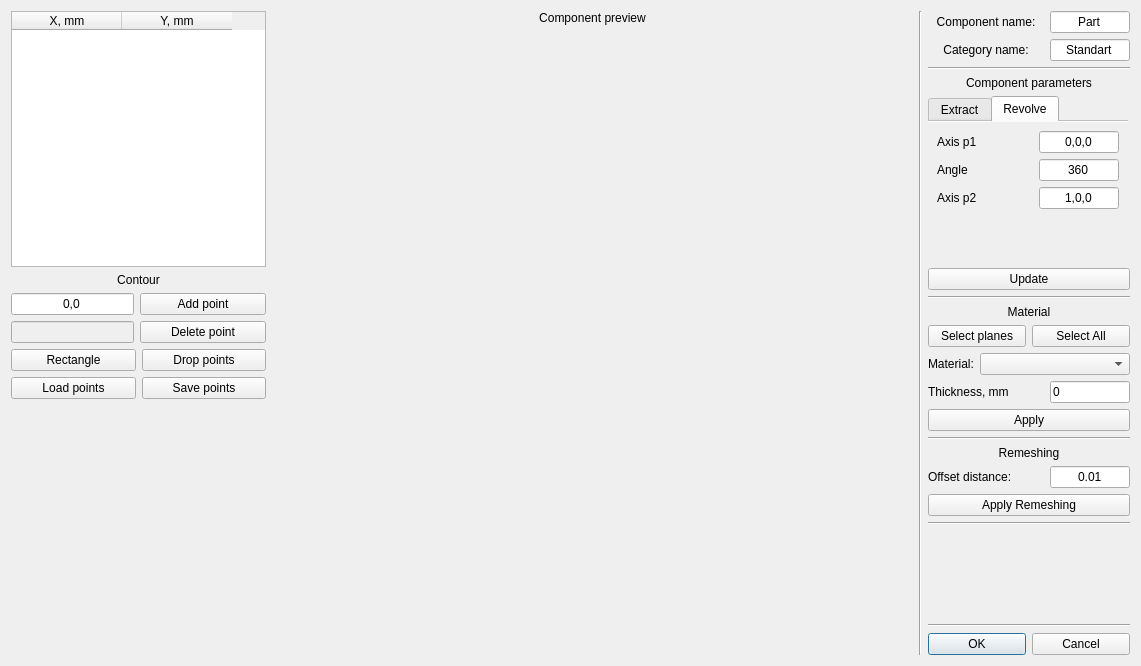
<?xml version="1.0" encoding="UTF-8"?>
<ui version="4.0">
 <class>wid_revext</class>
 <widget class="QWidget" name="wid_revext">
  <property name="geometry">
   <rect>
    <x>0</x>
    <y>0</y>
    <width>1141</width>
    <height>666</height>
   </rect>
  </property>
  <property name="minimumSize">
   <size>
    <width>950</width>
    <height>0</height>
   </size>
  </property>
  <property name="windowTitle">
   <string>Revolve / Extract</string>
  </property>
  <layout class="QHBoxLayout" name="horizontalLayout">
   <item>
    <layout class="QVBoxLayout" name="verticalLayout">
     <item>
      <widget class="QTableWidget" name="tbl_points">
       <property name="sizePolicy">
        <sizepolicy hsizetype="Minimum" vsizetype="Expanding">
         <horstretch>0</horstretch>
         <verstretch>0</verstretch>
        </sizepolicy>
       </property>
       <property name="minimumSize">
        <size>
         <width>255</width>
         <height>0</height>
        </size>
       </property>
       <property name="maximumSize">
        <size>
         <width>255</width>
         <height>16777215</height>
        </size>
       </property>
       <attribute name="horizontalHeaderDefaultSectionSize">
        <number>110</number>
       </attribute>
       <column>
        <property name="text">
         <string>X, mm</string>
        </property>
        <property name="textAlignment">
         <set>AlignHCenter|AlignVCenter|AlignCenter</set>
        </property>
       </column>
       <column>
        <property name="text">
         <string>Y, mm</string>
        </property>
        <property name="textAlignment">
         <set>AlignHCenter|AlignVCenter|AlignCenter</set>
        </property>
       </column>
      </widget>
     </item>
     <item>
      <widget class="QLabel" name="label_7">
       <property name="text">
        <string>Contour</string>
       </property>
       <property name="alignment">
        <set>Qt::AlignCenter</set>
       </property>
      </widget>
     </item>
     <item>
      <layout class="QHBoxLayout" name="horizontalLayout_5">
       <item>
        <widget class="QLineEdit" name="ln_addpoint">
         <property name="sizePolicy">
          <sizepolicy hsizetype="Minimum" vsizetype="Fixed">
           <horstretch>0</horstretch>
           <verstretch>0</verstretch>
          </sizepolicy>
         </property>
         <property name="maximumSize">
          <size>
           <width>123</width>
           <height>16777215</height>
          </size>
         </property>
         <property name="text">
          <string>0,0</string>
         </property>
         <property name="alignment">
          <set>Qt::AlignCenter</set>
         </property>
        </widget>
       </item>
       <item>
        <widget class="QPushButton" name="btn_addpoint">
         <property name="text">
          <string>Add point</string>
         </property>
        </widget>
       </item>
      </layout>
     </item>
     <item>
      <layout class="QHBoxLayout" name="horizontalLayout_7">
       <item>
        <widget class="QLineEdit" name="ln_delpoint">
         <property name="enabled">
          <bool>false</bool>
         </property>
         <property name="sizePolicy">
          <sizepolicy hsizetype="Minimum" vsizetype="Fixed">
           <horstretch>0</horstretch>
           <verstretch>0</verstretch>
          </sizepolicy>
         </property>
         <property name="maximumSize">
          <size>
           <width>123</width>
           <height>16777215</height>
          </size>
         </property>
         <property name="alignment">
          <set>Qt::AlignCenter</set>
         </property>
        </widget>
       </item>
       <item>
        <widget class="QPushButton" name="btn_delpoint">
         <property name="text">
          <string>Delete point</string>
         </property>
        </widget>
       </item>
      </layout>
     </item>
     <item>
      <layout class="QHBoxLayout" name="horizontalLayout_9">
       <item>
        <widget class="QPushButton" name="btn_rectangle">
         <property name="text">
          <string>Rectangle</string>
         </property>
        </widget>
       </item>
       <item>
        <widget class="QPushButton" name="btn_dropcont">
         <property name="text">
          <string>Drop points</string>
         </property>
        </widget>
       </item>
      </layout>
     </item>
     <item>
      <layout class="QHBoxLayout" name="horizontalLayout_4">
       <item>
        <widget class="QPushButton" name="pushButton_2">
         <property name="text">
          <string>Load points</string>
         </property>
        </widget>
       </item>
       <item>
        <widget class="QPushButton" name="pushButton">
         <property name="text">
          <string>Save points</string>
         </property>
        </widget>
       </item>
      </layout>
     </item>
     <item>
      <spacer name="verticalSpacer_2">
       <property name="orientation">
        <enum>Qt::Vertical</enum>
       </property>
       <property name="sizeHint" stdset="0">
        <size>
         <width>20</width>
         <height>40</height>
        </size>
       </property>
      </spacer>
     </item>
    </layout>
   </item>
   <item>
    <layout class="QVBoxLayout" name="lay_gl">
     <item>
      <widget class="QLabel" name="lbl_gl">
       <property name="sizePolicy">
        <sizepolicy hsizetype="Preferred" vsizetype="Minimum">
         <horstretch>0</horstretch>
         <verstretch>0</verstretch>
        </sizepolicy>
       </property>
       <property name="text">
        <string>Component preview</string>
       </property>
       <property name="alignment">
        <set>Qt::AlignCenter</set>
       </property>
      </widget>
     </item>
     <item>
      <widget class="QWidget" name="glbox" native="true">
       <property name="sizePolicy">
        <sizepolicy hsizetype="Expanding" vsizetype="Expanding">
         <horstretch>0</horstretch>
         <verstretch>0</verstretch>
        </sizepolicy>
       </property>
       <property name="minimumSize">
        <size>
         <width>300</width>
         <height>300</height>
        </size>
       </property>
      </widget>
     </item>
    </layout>
   </item>
   <item>
    <widget class="Line" name="line_4">
     <property name="orientation">
      <enum>Qt::Vertical</enum>
     </property>
    </widget>
   </item>
   <item>
    <layout class="QVBoxLayout" name="rightBox">
     <item>
      <layout class="QHBoxLayout" name="lay_name">
       <item>
        <widget class="QLabel" name="lbl_name">
         <property name="text">
          <string>Component name:</string>
         </property>
         <property name="alignment">
          <set>Qt::AlignCenter</set>
         </property>
        </widget>
       </item>
       <item>
        <widget class="QLineEdit" name="ln_name">
         <property name="sizePolicy">
          <sizepolicy hsizetype="Minimum" vsizetype="Fixed">
           <horstretch>0</horstretch>
           <verstretch>0</verstretch>
          </sizepolicy>
         </property>
         <property name="maximumSize">
          <size>
           <width>80</width>
           <height>16777215</height>
          </size>
         </property>
         <property name="text">
          <string>Part</string>
         </property>
         <property name="alignment">
          <set>Qt::AlignCenter</set>
         </property>
        </widget>
       </item>
      </layout>
     </item>
     <item>
      <layout class="QHBoxLayout" name="horizontalLayout_6">
       <item>
        <widget class="QLabel" name="label_9">
         <property name="text">
          <string>Category name:</string>
         </property>
         <property name="alignment">
          <set>Qt::AlignCenter</set>
         </property>
        </widget>
       </item>
       <item>
        <widget class="QLineEdit" name="ln_cat">
         <property name="sizePolicy">
          <sizepolicy hsizetype="Minimum" vsizetype="Fixed">
           <horstretch>0</horstretch>
           <verstretch>0</verstretch>
          </sizepolicy>
         </property>
         <property name="maximumSize">
          <size>
           <width>80</width>
           <height>16777215</height>
          </size>
         </property>
         <property name="text">
          <string>Standart</string>
         </property>
         <property name="alignment">
          <set>Qt::AlignCenter</set>
         </property>
        </widget>
       </item>
      </layout>
     </item>
     <item>
      <widget class="Line" name="line">
       <property name="orientation">
        <enum>Qt::Horizontal</enum>
       </property>
      </widget>
     </item>
     <item>
      <widget class="QLabel" name="label_2">
       <property name="text">
        <string>Component parameters</string>
       </property>
       <property name="alignment">
        <set>Qt::AlignCenter</set>
       </property>
      </widget>
     </item>
     <item>
      <widget class="QTabWidget" name="tab_inter">
       <property name="sizePolicy">
        <sizepolicy hsizetype="Minimum" vsizetype="Minimum">
         <horstretch>0</horstretch>
         <verstretch>0</verstretch>
        </sizepolicy>
       </property>
       <property name="maximumSize">
        <size>
         <width>200</width>
         <height>16777215</height>
        </size>
       </property>
       <property name="tabPosition">
        <enum>QTabWidget::North</enum>
       </property>
       <property name="currentIndex">
        <number>1</number>
       </property>
       <property name="documentMode">
        <bool>true</bool>
       </property>
       <widget class="QWidget" name="tab_extract">
        <attribute name="title">
         <string>Extract</string>
        </attribute>
        <layout class="QGridLayout" name="gridLayout_2">
         <item row="0" column="1">
          <widget class="QLineEdit" name="ln_extax">
           <property name="maximumSize">
            <size>
             <width>80</width>
             <height>16777215</height>
            </size>
           </property>
           <property name="text">
            <string>0,0,1</string>
           </property>
           <property name="alignment">
            <set>Qt::AlignCenter</set>
           </property>
          </widget>
         </item>
         <item row="1" column="1">
          <widget class="QLineEdit" name="ln_exthei">
           <property name="maximumSize">
            <size>
             <width>80</width>
             <height>16777215</height>
            </size>
           </property>
           <property name="text">
            <string>100</string>
           </property>
           <property name="alignment">
            <set>Qt::AlignCenter</set>
           </property>
          </widget>
         </item>
         <item row="0" column="0">
          <widget class="QLabel" name="label_4">
           <property name="text">
            <string>Axis</string>
           </property>
          </widget>
         </item>
         <item row="1" column="0">
          <widget class="QLabel" name="label_5">
           <property name="text">
            <string>Height</string>
           </property>
          </widget>
         </item>
         <item row="2" column="1">
          <spacer name="verticalSpacer_4">
           <property name="orientation">
            <enum>Qt::Vertical</enum>
           </property>
           <property name="sizeHint" stdset="0">
            <size>
             <width>20</width>
             <height>40</height>
            </size>
           </property>
          </spacer>
         </item>
        </layout>
       </widget>
       <widget class="QWidget" name="tab_revolve">
        <attribute name="title">
         <string>Revolve</string>
        </attribute>
        <layout class="QGridLayout" name="gridLayout">
         <item row="1" column="1">
          <widget class="QLineEdit" name="ln_revang">
           <property name="sizePolicy">
            <sizepolicy hsizetype="Minimum" vsizetype="Fixed">
             <horstretch>0</horstretch>
             <verstretch>0</verstretch>
            </sizepolicy>
           </property>
           <property name="maximumSize">
            <size>
             <width>80</width>
             <height>16777215</height>
            </size>
           </property>
           <property name="text">
            <string>360</string>
           </property>
           <property name="alignment">
            <set>Qt::AlignCenter</set>
           </property>
          </widget>
         </item>
         <item row="0" column="1">
          <widget class="QLineEdit" name="ln_revax1">
           <property name="sizePolicy">
            <sizepolicy hsizetype="Minimum" vsizetype="Fixed">
             <horstretch>0</horstretch>
             <verstretch>0</verstretch>
            </sizepolicy>
           </property>
           <property name="maximumSize">
            <size>
             <width>80</width>
             <height>16777215</height>
            </size>
           </property>
           <property name="text">
            <string>0,0,0</string>
           </property>
           <property name="alignment">
            <set>Qt::AlignCenter</set>
           </property>
          </widget>
         </item>
         <item row="3" column="1">
          <spacer name="verticalSpacer_3">
           <property name="orientation">
            <enum>Qt::Vertical</enum>
           </property>
           <property name="sizeHint" stdset="0">
            <size>
             <width>20</width>
             <height>40</height>
            </size>
           </property>
          </spacer>
         </item>
         <item row="0" column="0">
          <widget class="QLabel" name="label">
           <property name="text">
            <string>Axis p1</string>
           </property>
          </widget>
         </item>
         <item row="1" column="0">
          <widget class="QLabel" name="label_3">
           <property name="text">
            <string>Angle</string>
           </property>
          </widget>
         </item>
         <item row="2" column="0">
          <widget class="QLabel" name="label_8">
           <property name="text">
            <string>Axis p2</string>
           </property>
          </widget>
         </item>
         <item row="2" column="1">
          <widget class="QLineEdit" name="ln_revax2">
           <property name="sizePolicy">
            <sizepolicy hsizetype="Minimum" vsizetype="Fixed">
             <horstretch>0</horstretch>
             <verstretch>0</verstretch>
            </sizepolicy>
           </property>
           <property name="maximumSize">
            <size>
             <width>80</width>
             <height>16777215</height>
            </size>
           </property>
           <property name="text">
            <string>1,0,0</string>
           </property>
           <property name="alignment">
            <set>Qt::AlignCenter</set>
           </property>
          </widget>
         </item>
        </layout>
       </widget>
      </widget>
     </item>
     <item>
      <layout class="QHBoxLayout" name="horizontalLayout_8">
       <item>
        <widget class="QPushButton" name="btn_update">
         <property name="text">
          <string>Update</string>
         </property>
        </widget>
       </item>
      </layout>
     </item>
     <item>
      <widget class="Line" name="line_5">
       <property name="orientation">
        <enum>Qt::Horizontal</enum>
       </property>
      </widget>
     </item>
     <item>
      <widget class="QLabel" name="lbl_set">
       <property name="sizePolicy">
        <sizepolicy hsizetype="Minimum" vsizetype="Preferred">
         <horstretch>0</horstretch>
         <verstretch>0</verstretch>
        </sizepolicy>
       </property>
       <property name="text">
        <string>Material</string>
       </property>
       <property name="alignment">
        <set>Qt::AlignCenter</set>
       </property>
      </widget>
     </item>
     <item>
      <layout class="QHBoxLayout" name="horizontalLayout_2">
       <item>
        <widget class="QPushButton" name="btn_startselect">
         <property name="maximumSize">
          <size>
           <width>100</width>
           <height>16777215</height>
          </size>
         </property>
         <property name="text">
          <string>Select planes</string>
         </property>
        </widget>
       </item>
       <item>
        <widget class="QPushButton" name="btn_selectall">
         <property name="maximumSize">
          <size>
           <width>100</width>
           <height>16777215</height>
          </size>
         </property>
         <property name="text">
          <string>Select All</string>
         </property>
        </widget>
       </item>
      </layout>
     </item>
     <item>
      <layout class="QHBoxLayout" name="lay_material">
       <item>
        <widget class="QLabel" name="lbl_material">
         <property name="sizePolicy">
          <sizepolicy hsizetype="Minimum" vsizetype="Preferred">
           <horstretch>0</horstretch>
           <verstretch>0</verstretch>
          </sizepolicy>
         </property>
         <property name="text">
          <string>Material:</string>
         </property>
        </widget>
       </item>
       <item>
        <widget class="QComboBox" name="cmb_material">
         <property name="sizePolicy">
          <sizepolicy hsizetype="Fixed" vsizetype="Fixed">
           <horstretch>0</horstretch>
           <verstretch>0</verstretch>
          </sizepolicy>
         </property>
         <property name="minimumSize">
          <size>
           <width>150</width>
           <height>0</height>
          </size>
         </property>
         <property name="maximumSize">
          <size>
           <width>200</width>
           <height>16777215</height>
          </size>
         </property>
        </widget>
       </item>
      </layout>
     </item>
     <item>
      <layout class="QHBoxLayout" name="horizontalLayout_3">
       <item>
        <widget class="QLabel" name="label_6">
         <property name="text">
          <string>Thickness, mm</string>
         </property>
        </widget>
       </item>
       <item>
        <widget class="QLineEdit" name="ln_thickness">
         <property name="sizePolicy">
          <sizepolicy hsizetype="Minimum" vsizetype="Fixed">
           <horstretch>0</horstretch>
           <verstretch>0</verstretch>
          </sizepolicy>
         </property>
         <property name="maximumSize">
          <size>
           <width>80</width>
           <height>16777215</height>
          </size>
         </property>
         <property name="text">
          <string>0</string>
         </property>
        </widget>
       </item>
      </layout>
     </item>
     <item>
      <widget class="QPushButton" name="btn_set">
       <property name="text">
        <string>Apply</string>
       </property>
      </widget>
     </item>
     <item>
      <widget class="Line" name="line_6">
       <property name="orientation">
        <enum>Qt::Horizontal</enum>
       </property>
      </widget>
     </item>
     <item>
      <widget class="QLabel" name="label_12">
       <property name="text">
        <string>Remeshing</string>
       </property>
       <property name="alignment">
        <set>Qt::AlignCenter</set>
       </property>
      </widget>
     </item>
     <item>
      <layout class="QHBoxLayout" name="horizontalLayout_10">
       <item>
        <widget class="QLabel" name="label_13">
         <property name="text">
          <string>Offset distance:</string>
         </property>
        </widget>
       </item>
       <item>
        <widget class="QLineEdit" name="ln_remesh">
         <property name="sizePolicy">
          <sizepolicy hsizetype="Minimum" vsizetype="Fixed">
           <horstretch>0</horstretch>
           <verstretch>0</verstretch>
          </sizepolicy>
         </property>
         <property name="maximumSize">
          <size>
           <width>80</width>
           <height>16777215</height>
          </size>
         </property>
         <property name="text">
          <string>0.01</string>
         </property>
         <property name="alignment">
          <set>Qt::AlignCenter</set>
         </property>
        </widget>
       </item>
      </layout>
     </item>
     <item>
      <widget class="QPushButton" name="btn_remesh">
       <property name="sizePolicy">
        <sizepolicy hsizetype="Minimum" vsizetype="Fixed">
         <horstretch>0</horstretch>
         <verstretch>0</verstretch>
        </sizepolicy>
       </property>
       <property name="text">
        <string>Apply Remeshing</string>
       </property>
       <property name="icon">
        <iconset resource="Resourses/res.qrc">
         <normaloff>:/TBicons/ico/clock.ico</normaloff>:/TBicons/ico/clock.ico</iconset>
       </property>
      </widget>
     </item>
     <item>
      <widget class="Line" name="line_2">
       <property name="orientation">
        <enum>Qt::Horizontal</enum>
       </property>
      </widget>
     </item>
     <item>
      <spacer name="verticalSpacer">
       <property name="orientation">
        <enum>Qt::Vertical</enum>
       </property>
       <property name="sizeHint" stdset="0">
        <size>
         <width>20</width>
         <height>40</height>
        </size>
       </property>
      </spacer>
     </item>
     <item>
      <widget class="Line" name="line_3">
       <property name="orientation">
        <enum>Qt::Horizontal</enum>
       </property>
      </widget>
     </item>
     <item>
      <layout class="QHBoxLayout" name="lay_btns">
       <item>
        <widget class="QPushButton" name="btn_ok">
         <property name="maximumSize">
          <size>
           <width>100</width>
           <height>16777215</height>
          </size>
         </property>
         <property name="focusPolicy">
          <enum>Qt::StrongFocus</enum>
         </property>
         <property name="text">
          <string>OK</string>
         </property>
         <property name="autoDefault">
          <bool>true</bool>
         </property>
         <property name="default">
          <bool>true</bool>
         </property>
        </widget>
       </item>
       <item>
        <widget class="QPushButton" name="btn_cancel">
         <property name="maximumSize">
          <size>
           <width>100</width>
           <height>16777215</height>
          </size>
         </property>
         <property name="text">
          <string>Cancel</string>
         </property>
        </widget>
       </item>
      </layout>
     </item>
    </layout>
   </item>
  </layout>
 </widget>
 <resources>
  <include location="Resourses/res.qrc"/>
 </resources>
 <connections/>
</ui>
